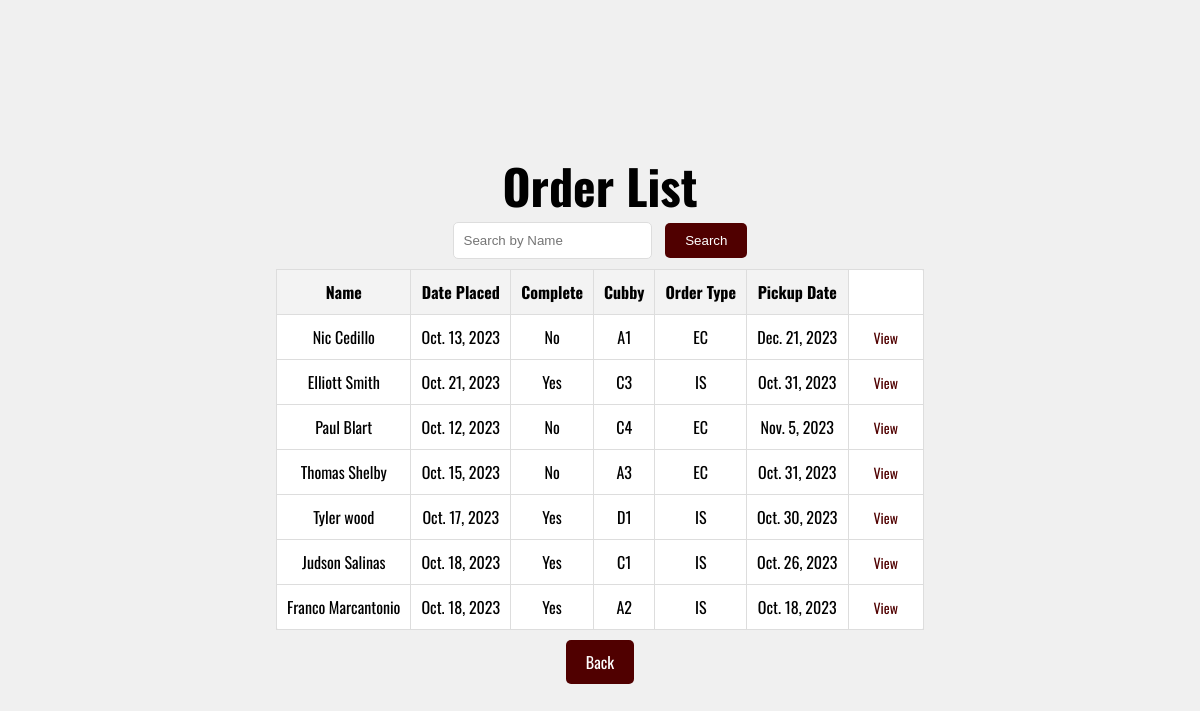
/viewOrders, run on an earlier commit of the app's database.
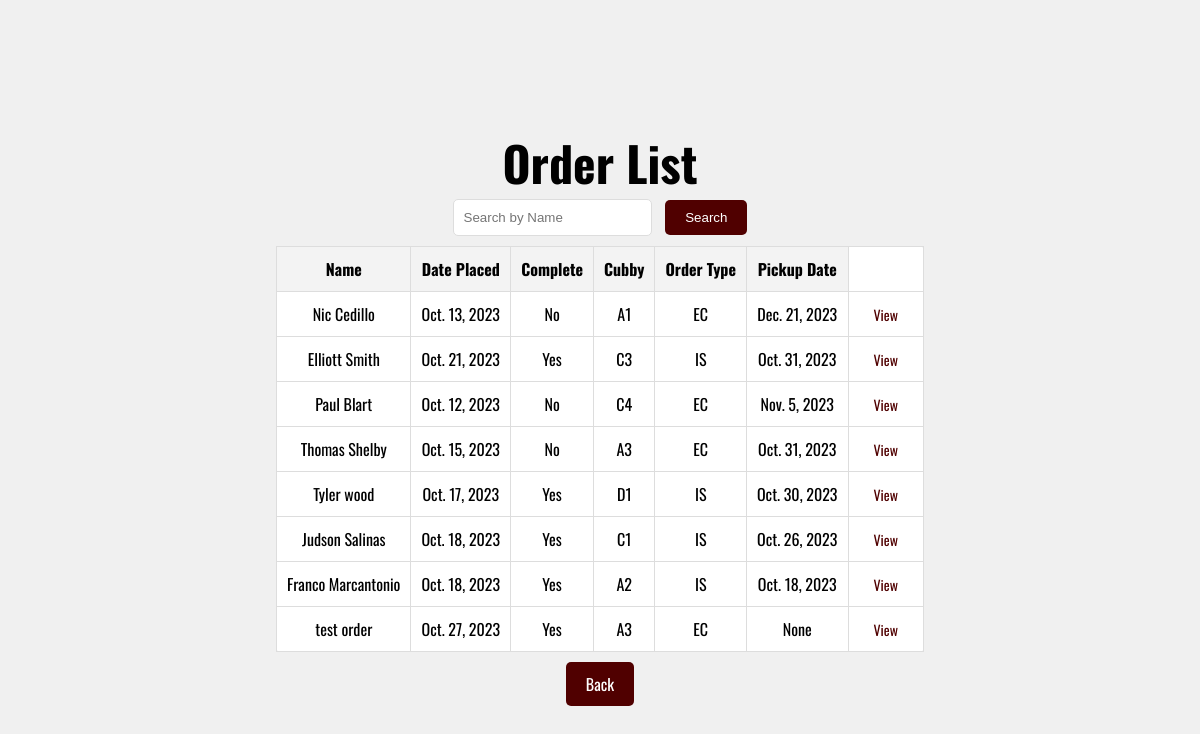
And on a later commit of the database.
### manager/models.py (models this page shows, shortened)
class Order(models.Model):
    name = models.CharField(max_length=100)
    datePlaced = models.DateField()
    complete = models.BooleanField()
    cubby = models.ForeignKey(Cubby, on_delete=models.CASCADE)
    orderType = models.ForeignKey(OrdType, on_delete=models.CASCADE)
    pickupDate = models.DateField(null=True)

class Cubby(models.Model):
    location = models.CharField(max_length=2)
    def __str__(self):
        return self.location

class OrdType(models.Model):
    type = models.CharField(max_length=2)
    def __str__(self):
        return self.type

### manager/views.py (the view)
# urls.py: path("viewOrders", views.viewOrders, name='viewOrders'),
def viewOrders(request):
    orders = Order.objects.all()
    searchForm = OrderSearchForm(request.GET)
    if(searchForm.is_valid()):
        name = searchForm.cleaned_data.get('name')
        if name:
            orders = orders.filter(name__icontains=name) # case insensitive
    return render(request, 'viewOrders.html', {'orders': orders, 'searchForm': searchForm})

### manager/forms.py
class OrderSearchForm(forms.Form):
    name = forms.CharField(label="Name to Search", max_length = 100, required=False)

### manager/templates/viewOrders.html (shortened to what this page needs)
<!DOCTYPE html>
<html>
<head>
</head>
<body>
    <div class="title">
        <h1>Order List</h1>
    </div>
    <div class="search-bar">
        <form method="GET" action="{% url 'viewOrders' %}">
            <input type="text" name="name" class="search-input" placeholder="Search by Name">
            <button type="submit" class="search-button">Search</button>
        </form>
    </div>
    <div class="order-container">
        <table class="order-table">
            <thead>
                <tr>
                    <th>Name</th>
                    <th>Date Placed</th>
                    <th>Complete</th>
                    <th>Cubby</th>
                    <th>Order Type</th>
                    <th>Pickup Date</th>
                </tr>
            </thead>
            <tbody>
                {% for order in orders %}
                <tr>
                    <td>{{ order.name }}</td>
                    <td>{{ order.datePlaced }}</td>
                    <td>{% if order.complete %}Yes{% else %}No{% endif %}</td>
                    <td>{{ order.cubby }}</td>
                    <td>{{ order.orderType }}</td>
                    <td>{{ order.pickupDate }}</td>
                    <td>
                        <a class="view-link" href="{% url 'order_detail' order.pk %}">View</a>
                    </td>
                </tr>
                {% endfor %}
            </tbody>
        </table>
    </div>
    <a class="back-link" href="/">Back</a>
</body>
</html>

What changed in the data, as far as the page shows it:
added Order: name "test order", datePlaced "Oct. 27, 2023", complete "Yes", cubby "A3", orderType "EC", pickupDate "None"
